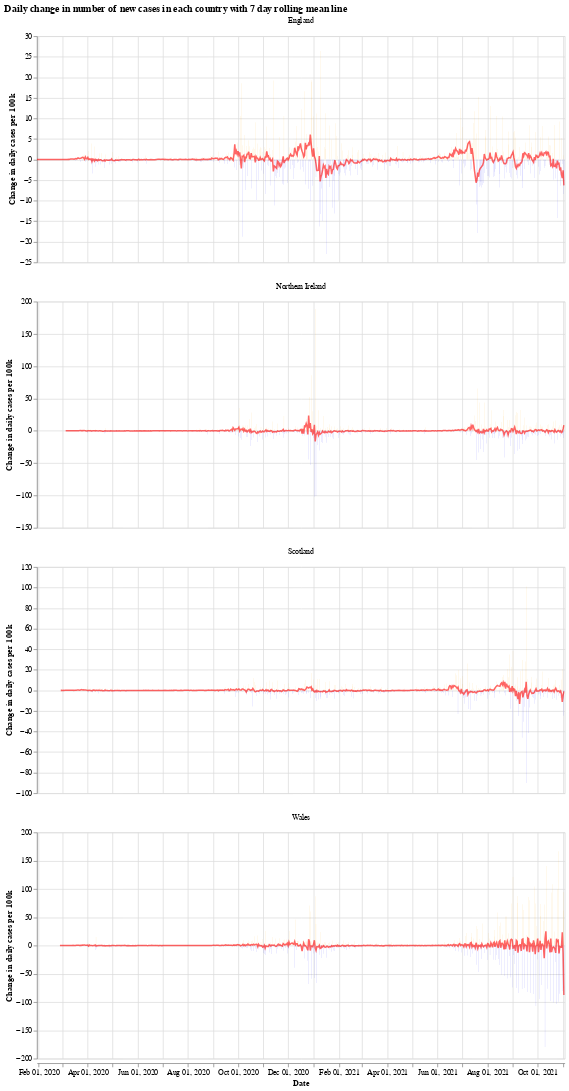

The cell this chart's notebook holds for it:
### Markdown cell above
We will use the Python library `Altair` for visualising the data, see the [altair docs](https://altair-viz.github.io/) for more information.

First we have a graph which shows the daily change in the number of new cases for each country. This number jumps up and down all over the place, which is likely due to delay in reporting of new cases over the weekend. Another interesting thing is that it looks like the daily cases in Wales experienced a much shorter period of calm over the summer (calm in the sense of daily cases not jumping up and down).

The orange bars are days when the number of new cases (per 100k population) was more than the previous day, while the blue are days when the number of new cases dropped. The red line is the 7 day moving average. 

When the moving average line is below 0, it means that there is a consistent drop in new cases. We can see this clearly happening around the times that lockdowns were introduced (though, to varying degrees). I will update the graphs soon with a marker of when each lockdown started.

### Code cell
# collapse
import altair as alt

bars = alt.Chart(uk_cases).mark_bar().encode(
    x=alt.X("yearmonthdate(date):T", axis=alt.Axis(title='Date')),
    y=alt.Y("casesChangeRate:Q", axis=alt.Axis(title='Change in daily cases per 100k')),
    tooltip='casesChange',
    color=alt.condition(
        alt.datum.casesChangeRate > 0,
        alt.value("orange"),  # The positive color
        alt.value("blue")  # The negative color
    )
).properties(title='Daily change in number of new cases with 7 day rolling mean',width=700).interactive()

line = alt.Chart(uk_cases).mark_line(
    color='red',
    size=2,
    opacity=0.6
).transform_window(
    rolling_mean='mean(casesChangeRate)',
    frame=[0, 7],
    groupby=['areaName']
).encode(
    x='yearmonthdate(date):T',
    y='rolling_mean:Q'
)

alt.layer(bars, line, data=uk_cases).facet(alt.Column(
    'areaName', title=''), columns=1).resolve_scale(y='independent').properties(title='Daily change in number of new cases in each country with 7 day rolling mean line')

### Figure 1 — Vega-Lite specification as saved in the notebook (floating-point values rounded to 4 significant figures; data arrays with more than 128 entries replaced by an {"elided": "..."} marker saying what was removed)
{"config": {"view": {"continuousWidth": 400, "continuousHeight": 300}}, "data": {"name": "data-cb9bca0e2b5ba414e893901feab8cfe8"}, "facet": {"type": "nominal", "field": "areaName", "title": ""}, "spec": {"layer": [{"mark": "bar", "encoding": {"color": {"condition": {"value": "orange", "test": "(datum.casesChangeRate > 0)"}, "value": "blue"}, "tooltip": {"type": "quantitative", "field": "casesChange"}, "x": {"type": "temporal", "axis": {"title": "Date"}, "field": "date", "timeUnit": "yearmonthdate"}, "y": {"type": "quantitative", "axis": {"title": "Change in daily cases per 100k"}, "field": "casesChangeRate"}}, "selection": {"selector001": {"type": "interval", "bind": "scales", "encodings": ["x", "y"]}}, "title": "Daily change in number of new cases with 7 day rolling mean", "width": 700}, {"mark": {"type": "line", "color": "red", "opacity": 0.6, "size": 2}, "encoding": {"x": {"type": "temporal", "field": "date", "timeUnit": "yearmonthdate"}, "y": {"type": "quantitative", "field": "rolling_mean"}}, "transform": [{"window": [{"op": "mean", "field": "casesChangeRate", "as": "rolling_mean"}], "frame": [0, 7], "groupby": ["areaName"]}]}]}, "columns": 1, "resolve": {"scale": {"y": "independent"}}, "title": "Daily change in number of new cases in each country with 7 day rolling mean line", "$schema": "https://vega.github.io/schema/vega-lite/v4.8.1.json", "datasets": {"data-cb9bca0e2b5ba414e893901feab8cfe8": {"elided": "2480 records"}}}
